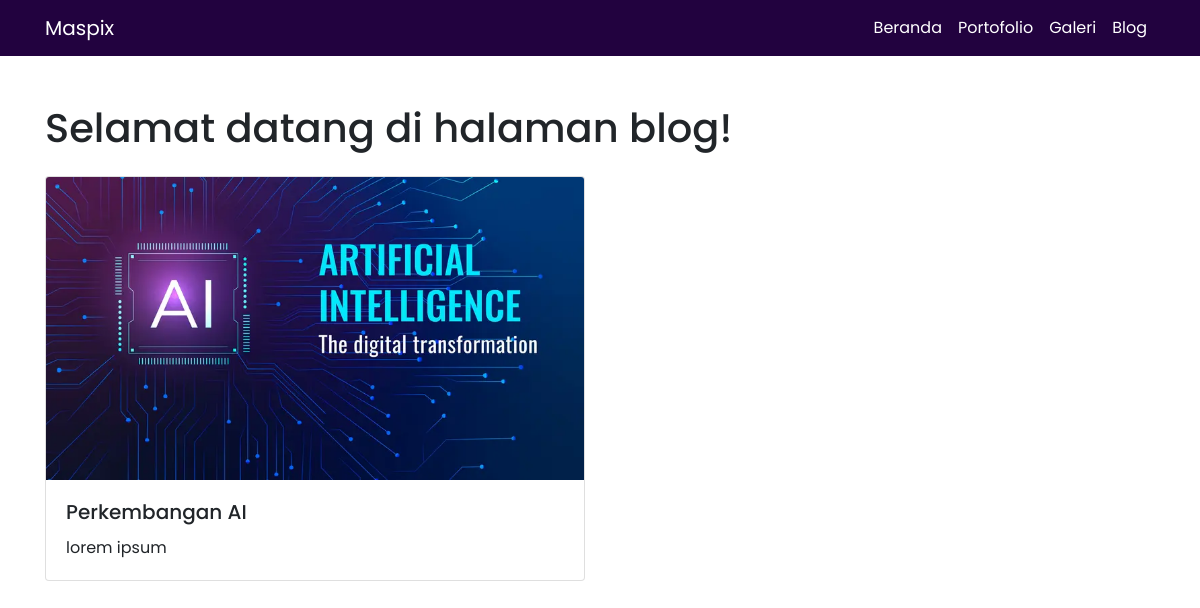
Screenshot of /blog/ with the database file from the repository.
### aplikasi_maspix/models.py (models this page shows, shortened)
class Blog(models.Model):
    title = models.CharField(max_length=100)
    content = models.TextField()
    image = models.ImageField(upload_to='blog/', blank=True, null=True)

### aplikasi_maspix/views.py (the view)
# urls.py: path('blog/', views.blog, name='blog'),
def blog(request):
    blogs = Blog.objects.all()
    return render(request, 'aplikasi_maspix/blog.html', {'blogs': blogs})

### aplikasi_maspix/templates/aplikasi_maspix/blog.html (shortened to what this page needs)
{% load static %}
<!DOCTYPE html>
<html>
    <head>
        <link rel="stylesheet" href="https://stackpath.bootstrapcdn.com/bootstrap/4.5.2/css/bootstrap.min.css" />
        <link rel="stylesheet" href="{% static 'aplikasi_maspix/css/blog.css' %}" />
    </head>
    <body>
        {% include 'aplikasi_maspix/navbar.html' %}
        <div class="container mt-5">
            <h1 class="mb-4">Selamat datang di halaman blog!</h1>
            <div class="row">
                {% for blog in blogs %}
                <div class="col-md-6 mb-4">
                    <div class="card">
                        <img src="{{ blog.image.url }}" class="card-img-top" alt="{{ blog.title }}" />
                        <div class="card-body">
                            <h5 class="card-title">{{ blog.title }}</h5>
                            <p class="card-text">{{ blog.content }}</p>
                        </div>
                    </div>
                </div>
                {% endfor %}
            </div>
        </div>
    </body>
</html>

### aplikasi_maspix/static/aplikasi_maspix/css/blog.css (style rules this page uses)
body { font-family: "Poppins", sans-serif; }

### rows the page displays
Blog: image (picture), title "Perkembangan AI", content "lorem ipsum"
